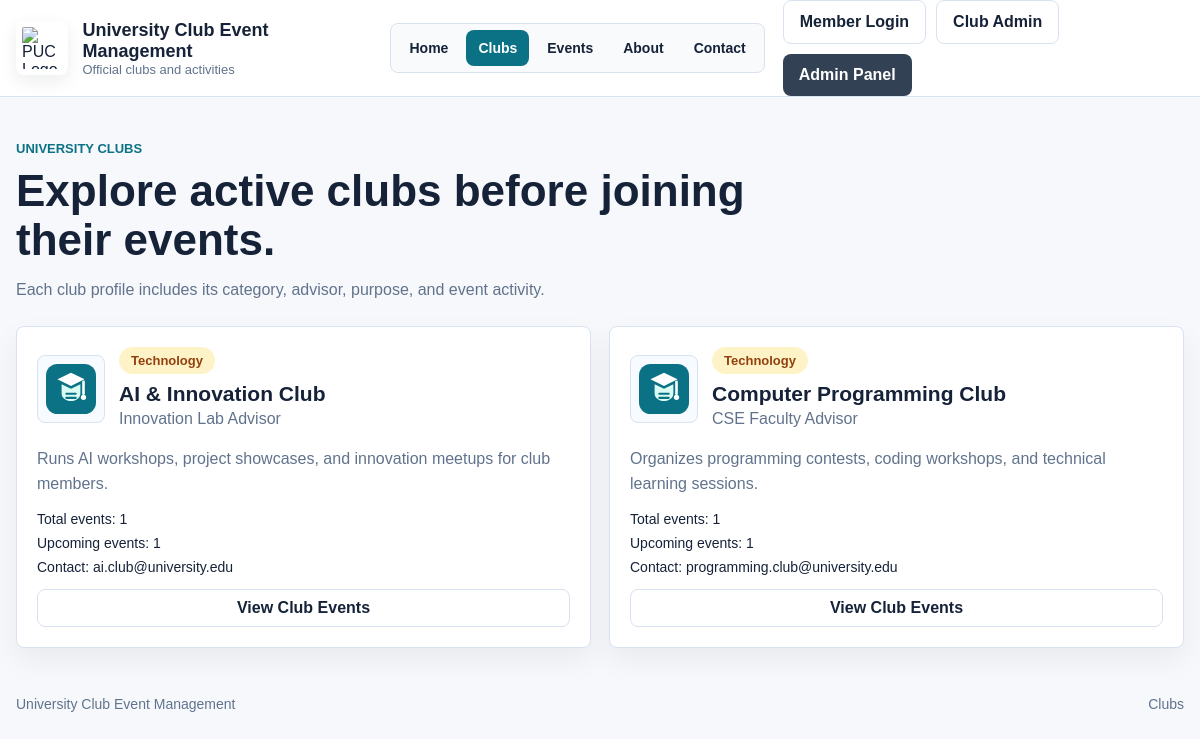
Screenshot of /clubs.php with the database file from the repository.
### tables this page shows
CREATE TABLE IF NOT EXISTS clubs (
    club_id INT AUTO_INCREMENT PRIMARY KEY,
    name VARCHAR(150) NOT NULL UNIQUE,
    category VARCHAR(80) DEFAULT 'General',
    advisor_name VARCHAR(120) DEFAULT NULL,
    advisor_email VARCHAR(120) DEFAULT NULL,
    description TEXT,
    logo_path VARCHAR(255) DEFAULT 'assets/images/club_logo.svg',
    status ENUM('active', 'inactive') DEFAULT 'active',
    created_at TIMESTAMP DEFAULT CURRENT_TIMESTAMP
);

### backend/db.php (called while the page is built, shortened)
<?php
function e(string $value): string
{
    return htmlspecialchars($value, ENT_QUOTES, 'UTF-8');
}
function eventImageUrl(?string $path, string $prefix = ''): string
{
    $cleanPath = trim((string) $path);
    if ($cleanPath !== '') {
        return e($prefix . ltrim($cleanPath, '/'));
    }
    return e($prefix . 'assets/images/club_logo.svg');
}

### clubs.php (the view, shortened to what this page needs)
<?php
require_once __DIR__ . '/backend/db.php';
$clubs = $conn->query(
    'SELECT c.club_id, c.name, c.category, c.advisor_name, c.advisor_email, c.description, c.logo_path,
            COUNT(DISTINCT e.event_id) AS total_events,
            COUNT(DISTINCT CASE WHEN e.event_date >= CURDATE() THEN e.event_id END) AS upcoming_events
     FROM clubs c
     LEFT JOIN events e ON e.club_id = c.club_id
     WHERE c.status = "active"
     GROUP BY c.club_id, c.name, c.category, c.advisor_name, c.advisor_email, c.description, c.logo_path
     ORDER BY c.name ASC'
);
?>
<!DOCTYPE html>
<html lang="en">
<head>
    <link rel="stylesheet" href="student/style.css">
</head>
<body class="website-body">
    <header class="site-header">
        <div class="site-shell site-header-inner">
            <a class="brand-row site-brand" href="index.php">
                <img src="assets/images/puc_logo.png" alt="PUC Logo" class="brand-logo">
                <div class="brand-copy">
                    <strong>University Club Event Management</strong>
                    <span>Official clubs and activities</span>
                </div>
            </a>
            <nav class="site-menu" aria-label="Main navigation">
                <a href="index.php">Home</a>
                <a href="clubs.php" class="active">Clubs</a>
                <a href="events.php">Events</a>
                <a href="about.php">About</a>
                <a href="contact.php">Contact</a>
            </nav>
            <div class="nav-actions">
                <a class="button-link ghost" href="student/login.php">Member Login</a>
                <a class="button-link ghost" href="club-admin/login.php">Club Admin</a>
                <a class="button-link secondary" href="admin/admin-login.php">Admin Panel</a>
            </div>
        </div>
    </header>
    <main class="site-shell page-main">
        <section class="page-title">
            <p class="eyebrow">University Clubs</p>
            <h1>Explore active clubs before joining their events.</h1>
            <p class="muted">Each club profile includes its category, advisor, purpose, and event activity.</p>
        </section>
        <section class="showcase-grid">
            <?php if (!$clubs || $clubs->num_rows === 0): ?>
                <div class="empty-state">No active clubs have been published yet.</div>
            <?php else: ?>
                <?php while ($club = $clubs->fetch_assoc()): ?>
                    <article class="club-card">
                        <div class="club-card-head">
                            <img src="<?= eventImageUrl($club['logo_path']); ?>" alt="<?= e($club['name']); ?>">
                            <div>
                                <span class="status-badge status-pending"><?= e($club['category']); ?></span>
                                <h3><?= e($club['name']); ?></h3>
                                <p><?= e($club['advisor_name'] ?: 'Advisor not assigned'); ?></p>
                            </div>
                        </div>
                        <p><?= e($club['description'] ?: 'Club description will be added soon.'); ?></p>
                        <div class="meta-list">
                            <span>Total events: <?= e((string) $club['total_events']); ?></span>
                            <span>Upcoming events: <?= e((string) $club['upcoming_events']); ?></span>
                            <span>Contact: <?= e($club['advisor_email'] ?: 'Not available'); ?></span>
                        </div>
                        <a class="button-link ghost small-btn" href="events.php?club_id=<?= e((string) $club['club_id']); ?>">View Club Events</a>
                    </article>
                <?php endwhile; ?>
            <?php endif; ?>
        </section>
    </main>
    <footer class="footer-band website-footer">
        <div class="site-shell">
            <span>University Club Event Management</span>
            <span>Clubs</span>
        </div>
    </footer>
</body>
</html>

### student/style.css (style rules this page uses)
* { box-sizing: border-box; margin: 0; padding: 0; }
:root { --bg: #edf3fb; --surface: #ffffff; --surface-soft: #f7faff; --surface-strong: #0d1b34; --text: #152238; --muted: #61738c; --border: #d8e2f0; --primary: #0b7285; --primary-dark: #085c6a; --accent: #1d4ed8; --success: #15803d; --warning: #b45309; --danger: #b91c1c; --shadow: 0 20px 50px rgba(15, 23, 42, 0.08); }
html { scroll-behavior: smooth; }
body { min-height: 100vh; font-family: Arial, Helvetica, sans-serif; color: var(--text); background: linear-gradient(180deg, #eef4fb 0%, #f8fbff 48%, #eef7f4 100%); }
a { color: var(--accent); text-decoration: none; }
img { display: block; max-width: 100%; }
button, .button-link { display: inline-flex; align-items: center; justify-content: center; gap: 8px; border: none; border-radius: 8px; background: var(--primary); color: #fff; cursor: pointer; padding: 12px 16px; font-weight: 700; transition: background 0.2s ease, transform 0.2s ease; }
.button-link.ghost, .ghost-btn { background: #fff; color: var(--text); border: 1px solid var(--border); }
.button-link.secondary, .secondary-btn { background: #334155; }
.site-shell { width: min(1180px, calc(100% - 32px)); margin: 0 auto; }
.website-body { background: #f6f8fb; }
.site-header { position: sticky; top: 0; z-index: 20; background: rgba(255, 255, 255, 0.94); border-bottom: 1px solid var(--border); backdrop-filter: blur(14px); }
.site-header-inner { min-height: 82px; display: flex; align-items: center; justify-content: space-between; gap: 18px; }
.site-brand { color: var(--text); }
.site-menu { display: flex; align-items: center; gap: 6px; padding: 6px; border: 1px solid var(--border); border-radius: 8px; background: #f8fafc; }
.site-menu a { color: var(--text); padding: 10px 12px; border-radius: 8px; font-weight: 700; font-size: 14px; }
.site-menu a.active, .site-menu a:hover { color: #fff; background: var(--primary); text-decoration: none; }
.page-main { padding: 44px 0 42px; }
.page-title { max-width: 820px; margin-bottom: 24px; }
.page-title h1 { font-size: 44px; line-height: 1.12; margin-bottom: 12px; }
.top-nav .site-shell, .hero-section .site-shell, .section-block .site-shell, .footer-band .site-shell { width: min(1180px, calc(100% - 32px)); }
.brand-row { display: flex; align-items: center; gap: 14px; }
.brand-logo { width: 54px; height: 54px; object-fit: contain; border-radius: 8px; background: #fff; padding: 6px; box-shadow: 0 6px 18px rgba(15, 23, 42, 0.08); }
.brand-copy strong { display: block; font-size: 18px; }
.brand-copy span { display: block; color: var(--muted); font-size: 13px; }
.nav-actions { display: flex; flex-wrap: wrap; gap: 10px; }
.eyebrow { color: var(--primary); font-size: 13px; font-weight: 700; margin-bottom: 10px; text-transform: uppercase; letter-spacing: 0; }
.hero-copy p, .muted { color: var(--muted); line-height: 1.6; }
.showcase-grid { display: grid; grid-template-columns: repeat(auto-fit, minmax(290px, 1fr)); gap: 18px; }
.meta-list { display: grid; gap: 8px; color: var(--text); font-size: 14px; }
.status-badge { display: inline-block; padding: 6px 12px; border-radius: 999px; font-size: 13px; font-weight: 700; }
.status-pending { background: #fef3c7; color: #92400e; }
.small-btn { width: auto; padding: 9px 12px; }
.footer-band { padding: 6px 0 32px; }
.footer-band .site-shell { display: flex; justify-content: space-between; align-items: center; gap: 12px; color: var(--muted); font-size: 14px; }
.club-card { display: grid; gap: 14px; padding: 20px; background: #fff; border: 1px solid var(--border); border-radius: 8px; box-shadow: 0 12px 30px rgba(15, 23, 42, 0.06); }
.club-card-head { display: flex; gap: 14px; align-items: center; }
.club-card-head img { width: 68px; height: 68px; object-fit: contain; border-radius: 8px; padding: 8px; background: var(--surface-soft); border: 1px solid var(--border); }
.club-card h3 { margin-top: 8px; font-size: 21px; }
.club-card p { color: var(--muted); line-height: 1.6; }

### rows the page displays
clubs: logo_path (picture), category "Technology", name "AI & Innovation Club", advisor_name "Innovation Lab Advisor", description "Runs AI workshops, project showcases, and innovation meetups for club members.", total_events "1", upcoming_events "1", advisor_email "ai.club@university.edu"
clubs: logo_path (picture), category "Technology", name "Computer Programming Club", advisor_name "CSE Faculty Advisor", description "Organizes programming contests, coding workshops, and technical learning sessions.", total_events "1", upcoming_events "1", advisor_email "programming.club@university.edu"
